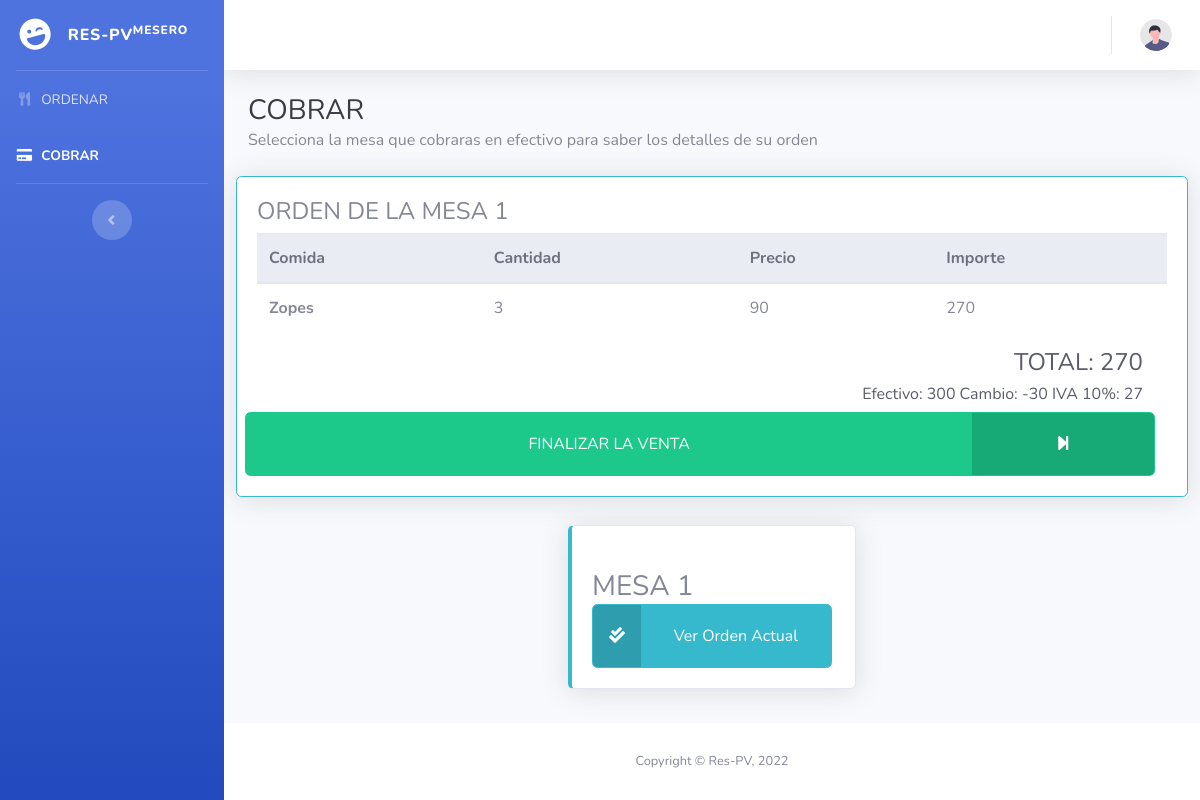
The page /cobrar.php?mesa=1 on the database its author committed.
### tables this page shows
CREATE TABLE `carrito_tmp` (
  `id_tmp` int(100) NOT NULL,
  `mesa` int(1) NOT NULL,
  `id_product` int(2) NOT NULL,
  `name_product` varchar(30) NOT NULL,
  `unitaryPrice_product` int(100) NOT NULL,
  `cantidad` int(100) NOT NULL,
  `efectivo` int(100) NOT NULL DEFAULT 0,
  `cambio` int(100) NOT NULL DEFAULT 0,
  `impuesto` int(100) NOT NULL DEFAULT 0,
  `total` int(100) NOT NULL DEFAULT 0
);

### db.php (called while the page is built, shortened)
<?php
    class Conexion{
        private $driver = "mysql";
        private $host = "localhost";
        private $dbname = "respv";
        private $usuario = "root";
        private $contrasena = "";
        public function __construct(){
            try {
                $db = new PDO("{$this->driver}:host={$this->host};dbname={$this->dbname}",$this->usuario,$this->contrasena);
                $db->setAttribute(PDO::ATTR_ERRMODE, PDO::ERRMODE_EXCEPTION);
                return $db;
            } catch (PDOException $e) {
                echo "Ha ocurrido un error al conectarse a la base de datos" . $e->getMessage();
            }
        }
    }
?>

### usuarios/Modelo/mesero.php (called while the page is built, shortened)
<?php
    require_once(__DIR__.'/../../db.php');
    class Meseros extends Conexion{
        public function __construct(){
            $this->db = parent::__construct();
        }
        public function getMesas(){
            $rows = null;
            $statement = $this->db->prepare("SELECT DISTINCT(mesa) FROM carrito_tmp");
            $statement->execute();
            while ($result = $statement->fetch()) {
                $rows[] = $result;
            }
            return $rows;
        }
        public function getCarrito_tmp($mesa){
            $rows = null;
            $statement = $this->db->prepare("SELECT * FROM carrito_tmp WHERE mesa=?");
            $statement->execute([$mesa]);
            while ($result = $statement->fetch()) {
                $rows[] = $result;
            }
            return $rows;
        }
    }
?>

### cobrar.php (the view, shortened to what this page needs)
<?php
require_once("usuarios/Modelo/mesero.php");
$ModeloMesero  = new Meseros();
?>
<!DOCTYPE html>
<html lang="en">
<head>
    <link href="vendor/fontawesome-free/css/all.min.css" rel="stylesheet" type="text/css">
    <link href="css/sb-admin-2.min.css" rel="stylesheet">
</head>
<body id="page-top">
    <div id="wrapper">
        <ul class="navbar-nav bg-gradient-primary sidebar sidebar-dark accordion" id="accordionSidebar">
            <a class="sidebar-brand d-flex align-items-center justify-content-center" href="index.php">
                <div class="sidebar-brand-icon rotate-n-15">
                    <i class="fas fa-laugh-wink"></i>
                </div>
                <div class="sidebar-brand-text mx-3">Res-PV<sup>Mesero</sup></div>
            </a>
            <hr class="sidebar-divider my-0">
            <li class="nav-item ">
                <a class="nav-link" href="homeMesero.php">
                    <i class="fas fa-fw fa-utensils"></i>
                    <span>ORDENAR</span></a>
            </li>
            <li class="nav-item active">
                <a class="nav-link" href="cobrar.php">
                    <i class="fas fa-fw fa-credit-card"></i>
                    <span>COBRAR</span></a>
            </li>
            <hr class="sidebar-divider d-none d-md-block">
            <div class="text-center d-none d-md-inline">
                <button class="rounded-circle border-0" id="sidebarToggle"></button>
            </div>
        </ul>
        <div id="content-wrapper" class="d-flex flex-column">
            <div id="content">
                <nav class="navbar navbar-expand navbar-light bg-white topbar mb-4 static-top shadow">
                    <ul class="navbar-nav ml-auto">
                        <li class="nav-item dropdown no-arrow">
                            <a class="nav-link dropdown-toggle" href="#" id="userDropdown" role="button"
                                data-toggle="dropdown" aria-haspopup="true" aria-expanded="false">
                                <img class="img-profile rounded-circle"
                                    src="img/undraw_profile.svg">
                            </a>
                        </li>
                    </ul>
                </nav>
                <div class="container-fluid">
                    <div class=" d-sm-flex align-items-center justify-content-between ">
                        <h3 class=" mb-0 text-gray-900"> COBRAR </h3>
                    </div>
                    <p class="mb-4">Selecciona la mesa que cobraras en efectivo para saber los detalles de su orden</p>
                    <?php
                        if(isset($_GET['mesa'])){
                            $visible = "block";
                            $mesa_sel = $_GET['mesa'];
                    ?>
                        <div class="row d-flex justify-content-center mt-4 mb-4 card shadow border-info" style="display: <?php echo $visible; ?>">
                            <div class="card-body">
                            <h4>ORDEN DE LA MESA <?php echo $mesa_sel;?></h4>
                            <table class="table">
                                <thead class="thead-light">
                                    <tr>
                                    <th scope="col">Comida</th>
                                    <th scope="col">Cantidad</th>
                                    <th scope="col">Precio</th>
                                    <th scope="col">Importe</th>
                                    </tr>
                                </thead>
                                <tbody>
                                    <?php
                                    $mesa = $_GET['mesa'];
                                    $total = 0;
                                    $detalles = $ModeloMesero->getCarrito_tmp($mesa);
                                    if($detalles != null){
                                        foreach($detalles as $detalle){
                                    ?>
                                        <tr>
                                            <th scope="row"><?php echo $detalle['name_product']; ?></th>
                                            <td><?php echo $detalle['cantidad']; ?></td>
                                            <td><?php echo $detalle['unitaryPrice_product']; ?></td>
                                            <td><?php echo $detalle['cantidad'] * $detalle['unitaryPrice_product']; ?></td>
                                            <?php $total = $total + $detalle['cantidad'] * $detalle['unitaryPrice_product']; ?>
                                        </tr>
                                    <?php }} ?>
                                </tbody>
                            </table>
                                <div class="d-flex justify-content-end mr-4">
                                    <h4 class="text-dark ml-1">TOTAL: <?php echo $total; ?> </h4>
                                </div>
                                <?php
                                    $detalles = $ModeloMesero->getCarrito_tmp($mesa);
                                    if($detalles[0]['efectivo'] != 0){
                                ?>
                                <div class="d-flex justify-content-end mr-4">
                                    <h6 class="text-dark ml-1">Efectivo: <?php echo $detalles[0]['efectivo']; ?> </h6>
                                    <h6 class="text-dark ml-1">Cambio: <?php echo $detalles[0]['total'] - $detalles[0]['efectivo']; ?> </h6>
                                    <h6 class="text-dark ml-1">IVA 10%: <?php echo $detalles[0]['impuesto']; ?> </h6>
                                </div>
                                <div class="row" style="width:100%;height:4rem;">
                                    <form class="form-inline" method="post" action="usuarios/Controlador/endSale.php" style="width:100%;height:4rem;">
                                        <button class="btn btn-success btn-icon-split my-auto" action="submit" style="width:100%;height:4rem;">
                                            <span style="width:80%;" class="text my-auto">FINALIZAR LA VENTA</span>
                                            <span style="width:20%; height:4rem;" class="icon text-white-100 my-auto">
                                                <i  class="fas fa-solid fa-step-forward py-3"></i>
                                            </span>
                                        </button>
                                    </form>
                                </div>
                                <?php } ?>
                            </div>
                        </div>
                    <?php
                        }
                    ?>
                    <div class="row " style="justify-content: center;">
                        <?php
                            $mesas = $ModeloMesero->getMesas();
                            if($mesas != null){
                            foreach($mesas as $mesa){
                        ?>
                        <div class="card mt-1 mx-2 shadow border-left-info" style="width: 18rem;">
                            <div class="card-body" style=" height: 20 rem; ">
                                <br>
                                <h1 class="h3 m-auto">MESA <?php echo $mesa[0]; ?></h1>
                                    <a class="btn btn-info btn-icon-split my-auto" href="cobrar.php?mesa=<?php echo $mesa[0]; ?>" style="width:15rem;height:4rem;">
                                        <span style="width:3rem; height:4rem;" class="icon text-white-100 my-auto">
                                            <i  class="fas fa-solid fa-check-double py-3"></i>
                                        </span>
                                        <span style="width:12rem;" class="text my-auto">Ver Orden Actual</span>
                                    </a>
                            </div>
                        </div>
                        <?php
                                }
                           }
                        ?>
                    </div>
                </div>
            </div>
            <footer class="sticky-footer bg-white">
                <div class="container my-auto">
                    <div class="copyright text-center my-auto">
                        <span>Copyright &copy; Res-PV, 2022 </span>
                    </div>
                </div>
            </footer>
        </div>
    </div>
</body>
</html>

### rows shown on the page
carrito_tmp: name_product "Zopes", cantidad "3", unitaryPrice_product "90", $detalle['cantidad'] * $detalle['unitaryPrice_product'] "270", efectivo "300", $detalles[0]['total'] - $detalles[0]['efectivo'] "-30", impuesto "27"

### other values the page prints
$mesa_sel "1"
$total "270"
$mesa[0] "1"
